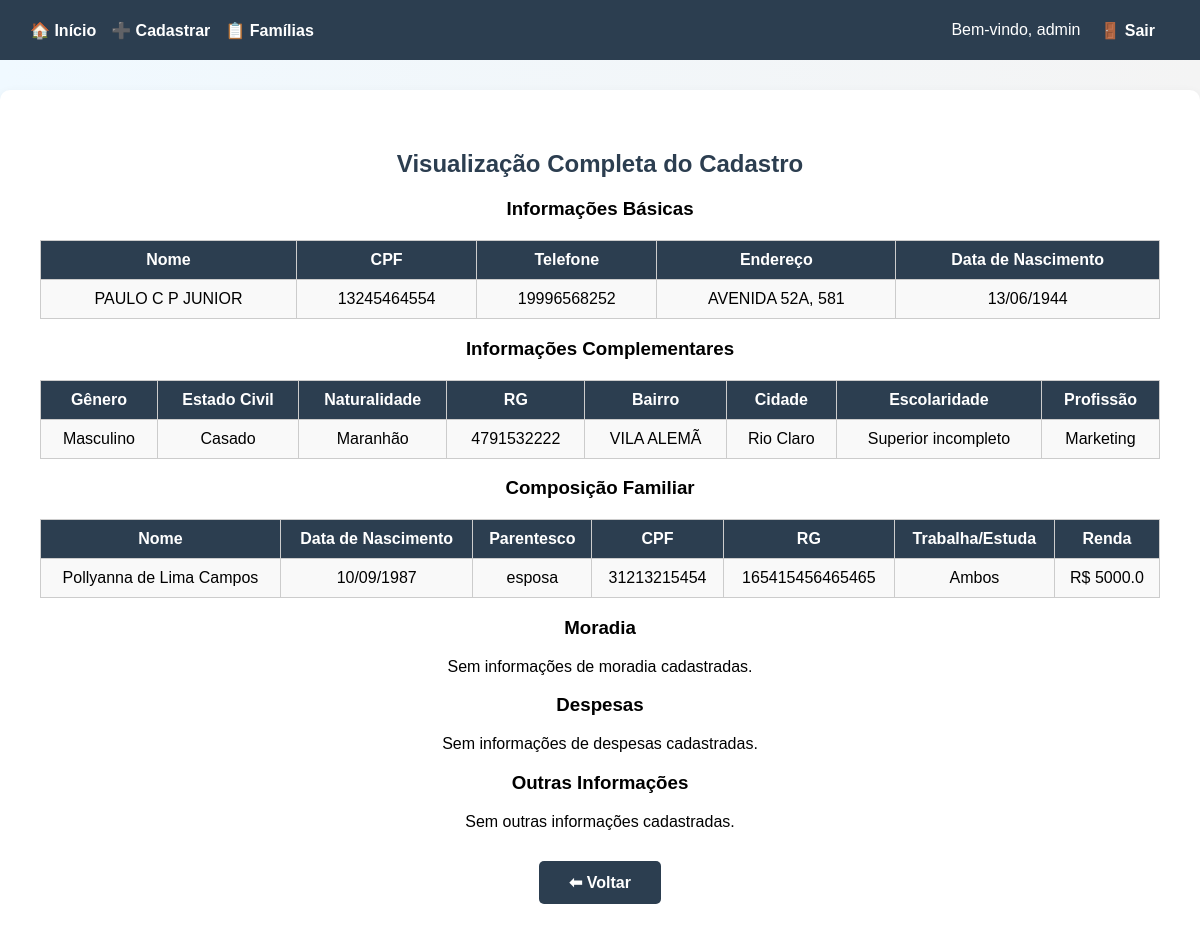
Page /visualizar/1 (signed in) on the committed database.
### tables this page shows
CREATE TABLE familias (
            id INTEGER PRIMARY KEY AUTOINCREMENT,
            nome TEXT,
            cpf TEXT,
            telefone TEXT,
            endereco TEXT,
            data_nascimento TEXT
        );

CREATE TABLE info_complementar (
            id INTEGER PRIMARY KEY AUTOINCREMENT,
            familia_id INTEGER,
            genero TEXT,
            estado_civil TEXT,
            naturalidade TEXT,
            rg TEXT,
            bairro TEXT,
            cidade TEXT,
            escolaridade TEXT,
            profissao TEXT,
            FOREIGN KEY (familia_id) REFERENCES familias(id)
        );

CREATE TABLE composicao_familiar (
            id INTEGER PRIMARY KEY AUTOINCREMENT,
            familia_id INTEGER,
            nome TEXT,
            data_nascimento TEXT,
            parentesco TEXT,
            cpf TEXT,
            rg TEXT,
            trabalha_estuda TEXT,
            renda REAL,
            FOREIGN KEY (familia_id) REFERENCES familias(id)
        );

### app.py (the view)
@app.route('/visualizar/<int:id>')
def visualizar_familia(id):
    if 'usuario' not in session:
        return redirect('/login')
    conn = sqlite3.connect('banco.db')
    cursor = conn.cursor()
    cursor.execute('SELECT * FROM familias WHERE id = ?', (id,))
    familia = cursor.fetchone()
    cursor.execute('SELECT * FROM info_complementar WHERE familia_id = ?', (id,))
    info_complementar = cursor.fetchone()
    cursor.execute('SELECT * FROM composicao_familiar WHERE familia_id = ?', (id,))
    membros = cursor.fetchall()
    cursor.execute('SELECT * FROM moradia WHERE familia_id = ?', (id,))
    moradia = cursor.fetchone()
    cursor.execute('SELECT * FROM despesas WHERE familia_id = ?', (id,))
    despesas = cursor.fetchone()
    cursor.execute('SELECT * FROM outras_informacoes WHERE familia_id = ?', (id,))
    outras_infos = cursor.fetchone()
    conn.close()
    return render_template(
        'visualizar_familia.html',
        familia=familia,
        info_complementar=info_complementar,
        membros=membros,
        moradia=moradia,
        despesas=despesas,
        outras_infos=outras_infos
    )

### app.py (called while the page is built)
@app.template_filter('formatar_data')
def formatar_data(data_iso):
    try:
        data = datetime.strptime(data_iso, '%Y-%m-%d')
        return data.strftime('%d/%m/%Y')
    except:
        return data_iso or "Não informado"

### templates/visualizar_familia.html (shortened to what this page needs)
{% extends "base.html" %}
{% block content %}
<h2>Visualização Completa do Cadastro</h2>
<h3>Informações Básicas</h3>
{% if familia %}
    <table>
        <tr>
            <th>Nome</th>
            <th>CPF</th>
            <th>Telefone</th>
            <th>Endereço</th>
            <th>Data de Nascimento</th>
        </tr>
        <tr>
            <td>{{ familia[1] }}</td>
            <td>{{ familia[2] }}</td>
            <td>{{ familia[3] }}</td>
            <td>{{ familia[4] }}</td>
            <td>{{ familia[5] | formatar_data }}</td>
        </tr>
    </table>
{% else %}
    <p>Sem informações básicas cadastradas.</p>
{% endif %}
<h3>Informações Complementares</h3>
{% if info_complementar %}
    <table>
        <tr>
            <th>Gênero</th>
            <th>Estado Civil</th>
            <th>Naturalidade</th>
            <th>RG</th>
            <th>Bairro</th>
            <th>Cidade</th>
            <th>Escolaridade</th>
            <th>Profissão</th>
        </tr>
        <tr>
            <td>{{ info_complementar[2] }}</td>
            <td>{{ info_complementar[3] }}</td>
            <td>{{ info_complementar[4] }}</td>
            <td>{{ info_complementar[5] }}</td>
            <td>{{ info_complementar[6] }}</td>
            <td>{{ info_complementar[7] }}</td>
            <td>{{ info_complementar[8] }}</td>
            <td>{{ info_complementar[9] }}</td>
        </tr>
    </table>
{% else %}
    <p>Sem informações complementares cadastradas.</p>
{% endif %}
<h3>Composição Familiar</h3>
{% if membros %}
    <table>
        <tr>
            <th>Nome</th>
            <th>Data de Nascimento</th>
            <th>Parentesco</th>
            <th>CPF</th>
            <th>RG</th>
            <th>Trabalha/Estuda</th>
            <th>Renda</th>
        </tr>
        {% for membro in membros %}
        <tr>
            <td>{{ membro[2] }}</td>
            <td>{{ membro[3] | formatar_data }}</td>
            <td>{{ membro[4] }}</td>
            <td>{{ membro[5] }}</td>
            <td>{{ membro[6] }}</td>
            <td>{{ membro[7] }}</td>
            <td>R$ {{ membro[8] }}</td>
        </tr>
        {% endfor %}
    </table>
{% else %}
    <p>Sem composição familiar cadastrada.</p>
{% endif %}
<h3>Moradia</h3>
{% if moradia %}
    <p><strong>Moradia:</strong> {{ moradia[2] }}</p>
    <p><strong>Tipo de Moradia:</strong> {{ moradia[3] }}</p>
{% else %}
    <p>Sem informações de moradia cadastradas.</p>
{% endif %}
<h3>Despesas</h3>
{% if despesas %}
    <p><strong>Habitação:</strong> R$ {{ despesas[2] }}</p>
    <p><strong>Água:</strong> R$ {{ despesas[3] }}</p>
    <p><strong>Energia:</strong> R$ {{ despesas[4] }}</p>
    <p><strong>Telefone/Internet:</strong> R$ {{ despesas[5] }}</p>
    <p><strong>Gás:</strong> R$ {{ despesas[6] }}</p>
    <p><strong>Medicamentos/Insumos:</strong> R$ {{ despesas[7] }}</p>
{% else %}
    <p>Sem informações de despesas cadastradas.</p>
{% endif %}
<h3>Outras Informações</h3>
{% if outras_infos %}
    <p><strong>Auxílio Governo:</strong> {{ outras_infos[2] }}</p>
    <p><strong>Valor:</strong> R$ {{ outras_infos[3] }}</p>
    <p><strong>Frequenta CRAS/CREAS:</strong> {{ outras_infos[4] }}</p>
    <p><strong>Qual Auxílio:</strong> {{ outras_infos[5] }}</p>
    <p><strong>Comorbidade:</strong> {{ outras_infos[6] }}</p>
    <p><strong>Observações:</strong> {{ outras_infos[7] }}</p>
    <p><strong>Data Registro:</strong> {{ outras_infos[8] | formatar_data }}</p>
{% else %}
    <p>Sem outras informações cadastradas.</p>
{% endif %}
<div style="margin-top: 20px;">
    <a href="/familias" class="btn">⬅ Voltar</a>
</div>
{% endblock %}

### templates/base.html (style rules this page uses)
body { font-family: Arial, sans-serif; background: linear-gradient(to right, #f0f9ff, #f4f4f4); margin: 0; padding: 0; }
h1, h2 { color: #2c3e50; }
.btn { display: inline-block; background-color: #2c3e50; color: white; padding: 12px 30px; margin: 10px; border-radius: 5px; cursor: pointer; text-decoration: none; font-weight: bold; font-size: 16px; }
table { width: 100%; border-collapse: collapse; margin-top: 20px; }
table, th, td { border: 1px solid #ccc; }
th { background-color: #2c3e50; color: white; padding: 10px; }
td { padding: 10px; }
tr:nth-child(even) { background-color: #f9f9f9; }

### rows in the picture
familias: nome "PAULO C P JUNIOR", cpf "13245464554", telefone "19996568252", endereco "AVENIDA 52A, 581", data_nascimento "13/06/1944"
info_complementar: genero "Masculino", estado_civil "Casado", naturalidade "Maranhão", rg "4791532222", bairro "VILA ALEMÃ", cidade "Rio Claro", escolaridade "Superior incompleto", profissao "Marketing"
composicao_familiar: nome "Pollyanna de Lima Campos", data_nascimento "10/09/1987", parentesco "esposa", cpf "31213215454", rg "165415456465465", trabalha_estuda "Ambos", renda "5000.0"

### other values in the picture
{{ session['usuario'] }} "admin"
